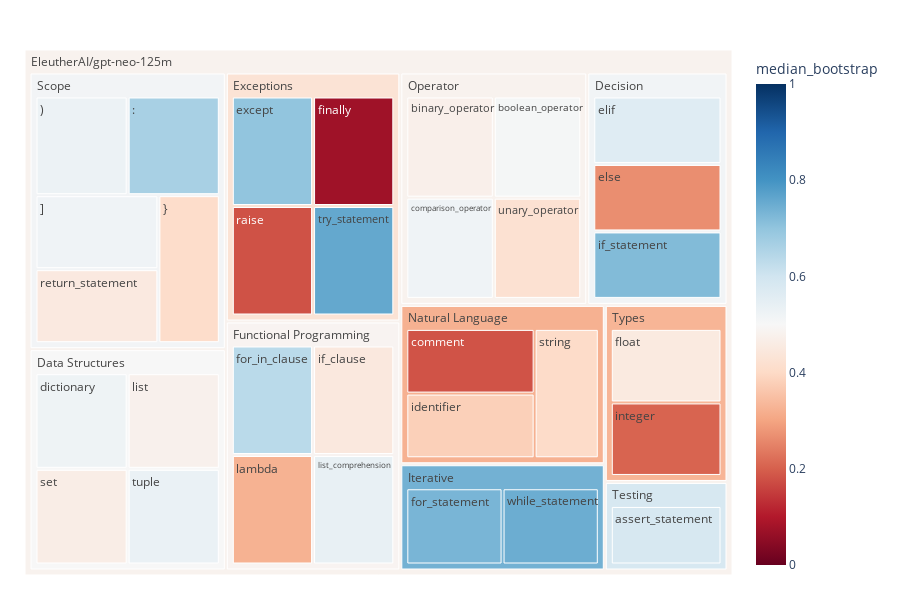

Here is the notebook cell this chart was saved with:
### Code cell
treemap_generator( model_name = 'EleutherAI/gpt-neo-125m' )

### Figure 1 — Plotly figure (JSON) as saved in the notebook; plotly's stock layout.template omitted (floating-point values rounded to 4 significant figures)
{"data": [{"branchvalues": "total", "customdata": [[0.5283], [0.6645], [0.52], [0.5853], [0.4721], [0.5082], [0.1822], [0.5208], [0.5238], [0.5625], [0.2667], [0.7003], [0.07521], [0.4527], [0.6359], [0.7313], [0.3791], [0.4474], [0.7205], [0.2053], [0.3235], [0.4762], [0.5394], [0.1804], [0.4512], [0.4655], [0.4036], [0.7586], [0.5345], [0.4227], [0.7479], [0.4079], [0.5], [0.5166], [0.4286], [0.4866], [0.7396], [0.3216], [0.481], [0.5144], [0.5853], [0.329], [0.481]], "domain": {"x": [0, 1], "y": [0, 1]}, "hovertemplate": "labels=%{label}<br>count=%{value}<br>parent=%{parent}<br>id=%{id}<br>median_bootstrap=%{color}<extra></extra>", "ids": ["EleutherAI/gpt-neo-125m/Scope/)", "EleutherAI/gpt-neo-125m/Scope/:", "EleutherAI/gpt-neo-125m/Scope/]", "EleutherAI/gpt-neo-125m/Testing/assert_statement", "EleutherAI/gpt-neo-125m/Operator/binary_operator", "EleutherAI/gpt-neo-125m/Operator/boolean_operator", "EleutherAI/gpt-neo-125m/Natural Language/comment", "EleutherAI/gpt-neo-125m/Operator/comparison_operator", "EleutherAI/gpt-neo-125m/Data Structures/dictionary", "EleutherAI/gpt-neo-125m/Decision/elif", "EleutherAI/gpt-neo-125m/Decision/else", "EleutherAI/gpt-neo-125m/Exceptions/except", "EleutherAI/gpt-neo-125m/Exceptions/finally", "EleutherAI/gpt-neo-125m/Types/float", "EleutherAI/gpt-neo-125m/Functional Programming/for_in_clause", "EleutherAI/gpt-neo-125m/Iterative/for_statement", "EleutherAI/gpt-neo-125m/Natural Language/identifier", "EleutherAI/gpt-neo-125m/Functional Programming/if_clause", "EleutherAI/gpt-neo-125m/Decision/if_statement", "EleutherAI/gpt-neo-125m/Types/integer", "EleutherAI/gpt-neo-125m/Functional Programming/lambda", "EleutherAI/gpt-neo-125m/Data Structures/list", "EleutherAI/gpt-neo-125m/Functional Programming/list_comprehension", "EleutherAI/gpt-neo-125m/Exceptions/raise", "EleutherAI/gpt-neo-125m/Scope/return_statement", "EleutherAI/gpt-neo-125m/Data Structures/set", "EleutherAI/gpt-neo-125m/Natural Language/string", "EleutherAI/gpt-neo-125m/Exceptions/try_statement", "EleutherAI/gpt-neo-125m/Data Structures/tuple", "EleutherAI/gpt-neo-125m/Operator/unary_operator", "EleutherAI/gpt-neo-125m/Iterative/while_statement", "EleutherAI/gpt-neo-125m/Scope/}", "EleutherAI/gpt-neo-125m/Data Structures", "EleutherAI/gpt-neo-125m/Decision", "EleutherAI/gpt-neo-125m/Exceptions", "EleutherAI/gpt-neo-125m/Functional Programming", "EleutherAI/gpt-neo-125m/Iterative", "EleutherAI/gpt-neo-125m/Natural Language", "EleutherAI/gpt-neo-125m/Operator", "EleutherAI/gpt-neo-125m/Scope", "EleutherAI/gpt-neo-125m/Testing", "EleutherAI/gpt-neo-125m/Types", "EleutherAI/gpt-neo-125m"], "labels": [")", ":", "]", "assert_statement", "binary_operator", "boolean_operator", "comment", "comparison_operator", "dictionary", "elif", "else", "except", "finally", "float", "for_in_clause", "for_statement", "identifier", "if_clause", "if_statement", "integer", "lambda", "list", "list_comprehension", "raise", "return_statement", "set", "string", "try_statement", "tuple", "unary_operator", "while_statement", "}", "Data Structures", "Decision", "Exceptions", "Functional Programming", "Iterative", "Natural Language", "Operator", "Scope", "Testing", "Types", "EleutherAI/gpt-neo-125m"], "marker": {"coloraxis": "coloraxis", "colors": [0.5283, 0.6645, 0.52, 0.5853, 0.4721, 0.5082, 0.1822, 0.5208, 0.5238, 0.5625, 0.2667, 0.7003, 0.07521, 0.4527, 0.6359, 0.7313, 0.3791, 0.4474, 0.7205, 0.2053, 0.3235, 0.4762, 0.5394, 0.1804, 0.4512, 0.4655, 0.4036, 0.7586, 0.5345, 0.4227, 0.7479, 0.4079, 0.5, 0.5166, 0.4286, 0.4866, 0.7396, 0.3216, 0.481, 0.5144, 0.5853, 0.329, 0.481]}, "name": "", "parents": ["EleutherAI/gpt-neo-125m/Scope", "EleutherAI/gpt-neo-125m/Scope", "EleutherAI/gpt-neo-125m/Scope", "EleutherAI/gpt-neo-125m/Testing", "EleutherAI/gpt-neo-125m/Operator", "EleutherAI/gpt-neo-125m/Operator", "EleutherAI/gpt-neo-125m/Natural Language", "EleutherAI/gpt-neo-125m/Operator", "EleutherAI/gpt-neo-125m/Data Structures", "EleutherAI/gpt-neo-125m/Decision", "EleutherAI/gpt-neo-125m/Decision", "EleutherAI/gpt-neo-125m/Exceptions", "EleutherAI/gpt-neo-125m/Exceptions", "EleutherAI/gpt-neo-125m/Types", "EleutherAI/gpt-neo-125m/Functional Programming", "EleutherAI/gpt-neo-125m/Iterative", "EleutherAI/gpt-neo-125m/Natural Language", "EleutherAI/gpt-neo-125m/Functional Programming", "EleutherAI/gpt-neo-125m/Decision", "EleutherAI/gpt-neo-125m/Types", "EleutherAI/gpt-neo-125m/Functional Programming", "EleutherAI/gpt-neo-125m/Data Structures", "EleutherAI/gpt-neo-125m/Functional Programming", "EleutherAI/gpt-neo-125m/Exceptions", "EleutherAI/gpt-neo-125m/Scope", "EleutherAI/gpt-neo-125m/Data Structures", "EleutherAI/gpt-neo-125m/Natural Language", "EleutherAI/gpt-neo-125m/Exceptions", "EleutherAI/gpt-neo-125m/Data Structures", "EleutherAI/gpt-neo-125m/Operator", "EleutherAI/gpt-neo-125m/Iterative", "EleutherAI/gpt-neo-125m/Scope", "EleutherAI/gpt-neo-125m", "EleutherAI/gpt-neo-125m", "EleutherAI/gpt-neo-125m", "EleutherAI/gpt-neo-125m", "EleutherAI/gpt-neo-125m", "EleutherAI/gpt-neo-125m", "EleutherAI/gpt-neo-125m", "EleutherAI/gpt-neo-125m", "EleutherAI/gpt-neo-125m", "EleutherAI/gpt-neo-125m", ""], "type": "treemap", "values": [1, 1, 1, 1, 1, 1, 1, 1, 1, 1, 1, 1, 1, 1, 1, 1, 1, 1, 1, 1, 1, 1, 1, 1, 1, 1, 1, 1, 1, 1, 1, 1, 4, 3, 4, 4, 2, 3, 4, 5, 1, 2, 32]}], "layout": {"coloraxis": {"cmax": 1, "cmin": 0, "colorbar": {"title": {"text": "median_bootstrap"}}, "colorscale": [[0, "rgb(103,0,31)"], [0.1, "rgb(178,24,43)"], [0.2, "rgb(214,96,77)"], [0.3, "rgb(244,165,130)"], [0.4, "rgb(253,219,199)"], [0.5, "rgb(247,247,247)"], [0.6, "rgb(209,229,240)"], [0.7, "rgb(146,197,222)"], [0.8, "rgb(67,147,195)"], [0.9, "rgb(33,102,172)"], [1, "rgb(5,48,97)"]]}, "height": 600, "legend": {"tracegroupgap": 0}, "margin": {"b": 25, "l": 25, "r": 25, "t": 50}, "width": 900}}
